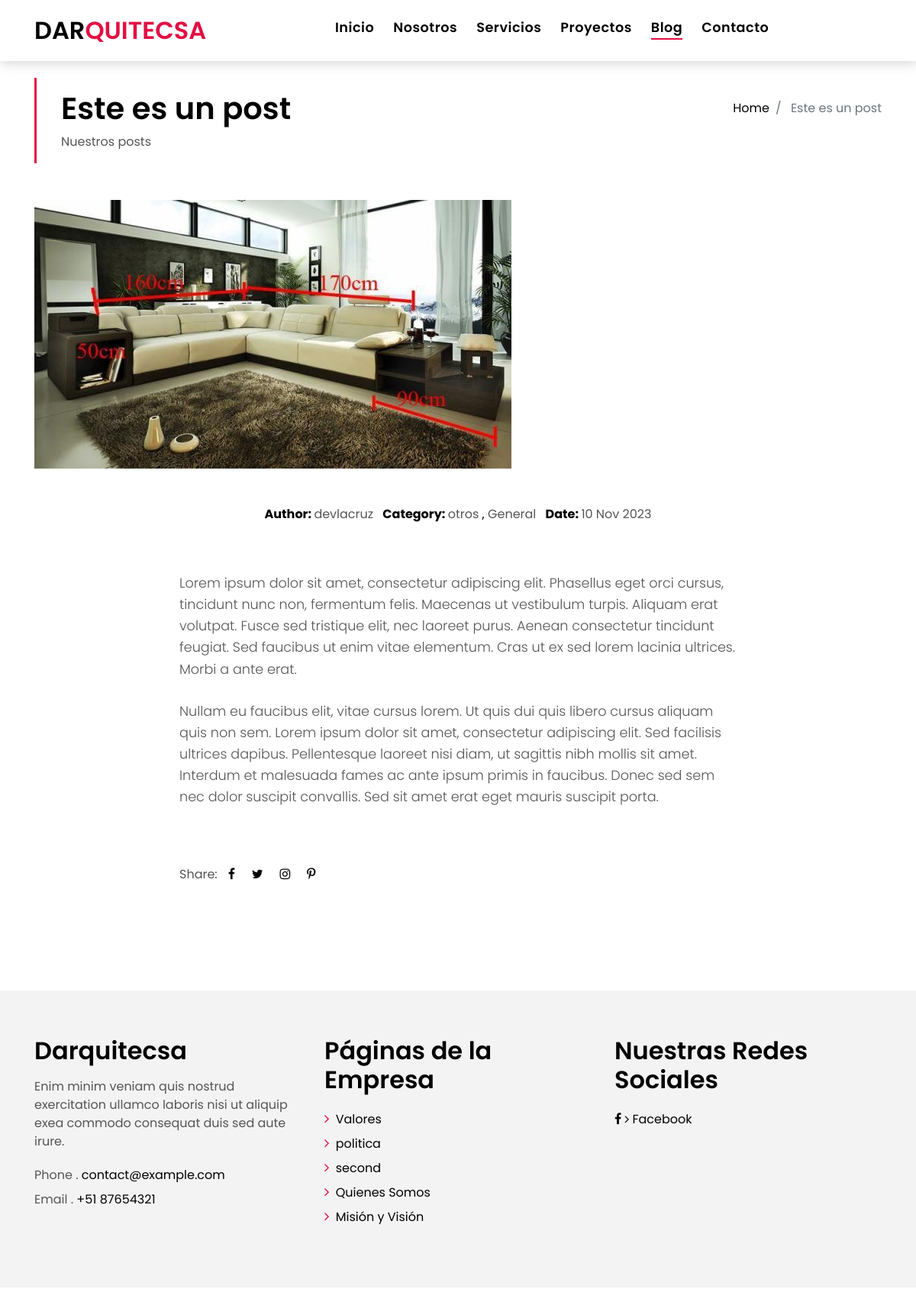
/blog/post/6/, run on the app's committed database.
### blog/models.py (models this page shows, shortened)
class Post(models.Model):
    title = models.CharField(max_length=200, verbose_name='Título')
    content = RichTextField(verbose_name='Contenido completo')
    published = models.DateTimeField(verbose_name='Fecha de Publicación', default=now)
    image = models.ImageField(verbose_name='Imagen', upload_to='Blog', null=True, blank=True)
    author = models.ForeignKey(User, verbose_name='Autor', on_delete=models.PROTECT)
    categories = models.ManyToManyField(Category, verbose_name='Categorías', related_name='get_posts')
    created = models.DateTimeField(auto_now_add=True, verbose_name='Fecha de Creación')
    updated = models.DateTimeField(auto_now=True, verbose_name='Fecha de Edición')
    class Meta:
        verbose_name = 'Entrada'
        verbose_name_plural = 'Entradas'
        ordering = ['-created']

class Category(models.Model):
    name = models.CharField(max_length=100, verbose_name='Nombre')
    created = models.DateTimeField(auto_now_add=True, verbose_name='Fecha de Creación')
    updated = models.DateTimeField(auto_now=True, verbose_name='Fecha de Edición')
    class Meta:
        verbose_name = 'Categoría'
        verbose_name_plural = 'Categorías'
        ordering = ['-created']

### pages/models.py (models this page shows, shortened)
class Page(models.Model):
    title=models.CharField(verbose_name='Título', max_length=200)
    content=RichTextField(verbose_name='Contenido')
    order=models.SmallIntegerField(verbose_name='Orden', default=0)
    created=models.DateTimeField(auto_now_add=True, verbose_name='Fecha de Creación')
    updated=models.DateTimeField(auto_now=True, verbose_name='Fecha de Edición')
    class Meta:
        verbose_name='página'
        verbose_name_plural='páginas'
        ordering=['order','title']

### blog/views.py (the view)
# urls.py: path('post/<int:post_id>/', views.blog_single_view, name='blog_single'),
def blog_single_view(request, post_id):
    post = Post.objects.get(pk=post_id)
    return render(request, 'blog/blog_single.html', {'post': post})

### pages/templatetags/pages_extras.py (called while the page is built)
@register.simple_tag
def get_page_list():
    pages= Page.objects.all()
    return pages

### social/processors.py (called while the page is built)
def ctx_dict(request):
    ctx={}
    links=Link.objects.all()
    for link in links:
        ctx[link.key]=link.url
    return ctx

### blog/templates/blog/blog_single.html (shortened to what this page needs)
{% extends 'core/base.html' %}
{% load static %}
{% block content %}
<section class="intro-single" style="margin-top: -90px;">
  <div class="container">
    <div class="row">
      <div class="col-md-12 col-lg-8">
        <div class="title-single-box">
          <h1 class="title-single">{{ post.title }}</h1>
          <span class="color-text-a">Nuestros posts</span>
        </div>
      </div>
      <div class="col-md-12 col-lg-4">
        <nav aria-label="breadcrumb" class="breadcrumb-box d-flex justify-content-lg-end">
          <ol class="breadcrumb">
            <li class="breadcrumb-item">
              <a href="{% url 'home' %}">Home</a>
            </li>
            <li class="breadcrumb-item active" aria-current="page">
              {{ post.title }}
            </li>
          </ol>
        </nav>
      </div>
    </div>
  </div>
</section>
<section class="news-single nav-arrow-b">
  <div class="container">
    <div class="row">
      <div class="col-sm-12">
        <div class="news-img-box">
          <img src="{{ post.image.url }}" alt="" class="img-fluid">
        </div>
      </div>
      <div class="col-md-10 offset-md-1 col-lg-8 offset-lg-2">
        <div class="post-information">
          <ul class="list-inline text-center color-a">
            <li class="list-inline-item mr-2">
              <strong>Author: </strong>
              <span class="color-text-a">{{ post.author }}</span>
            </li>
            <li class="list-inline-item mr-2">
              <strong>Category: </strong>
              {% for category in post.categories.all %}
              <span class="color-text-a">{{ category.name }}</span>
              {% if not forloop.last %}, {% endif %}
              {% endfor %}
            </li>
            <li class="list-inline-item">
              <strong>Date: </strong>
              <span class="color-text-a">{{ post.published|date:"j M Y" }}</span>
            </li>
          </ul>
        </div>
        <div class="post-content color-text-a">
          {{ post.content|safe }}
        </div>
        <div class="post-footer">
          <div class="post-share">
            <span>Share: </span>
            <ul class="list-inline socials">
              <li class="list-inline-item">
                <a href="#">
                  <i class="fa fa-facebook" aria-hidden="true"></i>
                </a>
              </li>
              <li class="list-inline-item">
                <a href="#">
                  <i class="fa fa-twitter" aria-hidden="true"></i>
                </a>
              </li>
              <li class="list-inline-item">
                <a href="#">
                  <i class="fa fa-instagram" aria-hidden="true"></i>
                </a>
              </li>
              <li class="list-inline-item">
                <a href="#">
                  <i class="fa fa-pinterest-p" aria-hidden="true"></i>
                </a>
              </li>
            </ul>
          </div>
        </div>
      </div>
    </div>
  </div>
</section>
  {% endblock %}

### core/templates/core/base.html (shortened to what this page needs)
<!DOCTYPE html>
<html lang="en">
<head>
  {% load static %}
  <link href="{% static 'core/lib/bootstrap/css/bootstrap.min.css' %}" rel="stylesheet">
  <link href="{% static 'core/lib/font-awesome/css/font-awesome.min.css' %}" rel="stylesheet">
  <link href="{% static 'core/lib/animate/animate.min.css' %}" rel="stylesheet">
  <link href="{% static 'core/lib/ionicons/css/ionicons.min.css' %}" rel="stylesheet">
  <link href="{% static 'core/lib/owlcarousel/assets/owl.carousel.min.css' %}" rel="stylesheet">
  <link href="{% static 'core/css/services.css' %}" rel="stylesheet">
  <link href="{% static 'core/css/style.css' %}" rel="stylesheet">
  <link href="{% static 'core/css/banner.css' %}" rel="stylesheet">
</head>
<body class="home-page">
  <nav class="navbar navbar-default navbar-trans navbar-expand-lg fixed-top">
    <div class="container">
      <a class="navbar-brand text-brand" href="{% url 'home' %}">DAR<span class="color-b">QUITECSA</span></a>
      <div class="navbar-collapse collapse justify-content-center" id="navbarDefault">
        <ul class="navbar-nav">
          <li class="nav-item">
            <a class="nav-link {% if request.path == '/' %}active{% endif %}" href="{% url 'home' %}">Inicio</a>
          </li>
          <li class="nav-item">
            <a class="nav-link {% if request.path == '/about/' %}active{% endif %}" href="{% url 'about' %}">Nosotros</a>
          </li>
          <li class="nav-item">
            <a class="nav-link {% if request.path == '/services/' %}active{% endif %}" href="{% url 'services' %}">Servicios</a>
          </li>
          <li class="nav-item">
            <a class="nav-link {% if request.path == '/projects/' %}active{% endif %}" href="{% url 'projects' %}">Proyectos</a>
          </li>
          <li class="nav-item">
            <a class="nav-link {% if request.path|slice:":6" == '/blog/' %}active{% endif %}" href="{% url 'blog' %}">Blog</a>
          </li>
          <li class="nav-item">
            <a class="nav-link {% if request.path == '/contact/' %}active{% endif %}" href="{% url 'contact' %}">Contacto</a>
          </li>
        </ul>
      </div>
    </div>
  </nav>
{% block content %}{% endblock %}
  <section class="section-footer">
    <div class="container">
      <div class="row">
        <div class="col-sm-12 col-md-4">
          <div class="widget-a">
            <div class="w-header-a">
              <h3 class="w-title-a text-brand">Darquitecsa</h3>
            </div>
            <div class="w-body-a">
              <p class="w-text-a color-text-a">
                Enim minim veniam quis nostrud exercitation ullamco laboris nisi ut aliquip exea commodo consequat duis
                sed aute irure.
              </p>
            </div>
            <div class="w-footer-a">
              <ul class="list-unstyled">
                <li class="color-a">
                  <span class="color-text-a">Phone .</span> contact@example.com</li>
                <li class="color-a">
                  <span class="color-text-a">Email .</span> +51 87654321</li>
              </ul>
            </div>
          </div>
        </div>
        <div class="col-sm-12 col-md-4 section-md-t3">
          <div class="widget-a">
            <div class="w-header-a">
              <h3 class="w-title-a text-brand">Páginas de la Empresa</h3>
            </div>
            <div class="w-body-a">
              <div class="w-body-a">
                <ul class="list-unstyled">
                  <li class="item-list-a">
                    {% load pages_extras %}
                    {% get_page_list as page_list%}
                    {% for page in page_list%}
                    <i class="fa fa-angle-right"></i> <a href="{% url 'page' page.id page.title|slugify %}">{{page.title}}</a>{% if not forloop.last %}<br/>{% endif %}
                    {% endfor %}
                  </li>
                </ul>
              </div>
            </div>
          </div>
        </div>
        <div class="col-sm-12 col-md-4 section-md-t3">
          <div class="widget-a">
            <div class="w-header-a">
              <h3 class="w-title-a text-brand">Nuestras Redes Sociales</h3>
            </div>
            <div class="w-body-a">
              <ul class="list-unstyled">
                {% if LINK_FACEBOOK %}
                <li class="list-inline-item">
                  <a href="{{LINK_FACEBOOK}}">
                    <i class="fa fa-facebook" aria-hidden="true"></i>
                    <i class="fa fa-angle-right"></i> <a href="#">Facebook</a>
                  </a>
                </li>
              {% endif %}
              </ul>
            </div>
          </div>
        </div>
      </div>
    </div>
  </section>
  <footer>
  </footer>
</body>
</html>

### core/static/core/css/services.css (style rules this page uses)
.d-flex { display:-webkit-box!important;display:-ms-flexbox!important;display:flex!important }

### core/static/core/css/style.css (style rules this page uses)
body { font-family: 'Poppins', sans-serif; color: #555555; }
h1, h2, h3, h4, h5, h6 { color: #000000; }
a { color: #000000; transition: all .5s ease; }
.text-brand { color: #000000; font-size: 2rem; font-weight: 600; }
.color-a { color: #000000; }
.color-b { color: #E20F43; }
.color-text-a { color: #555555; }
.navbar-default { transition: all .5s ease-in-out; background-color: #ffffff; padding-top: 11px; padding-bottom: 11px; -webkit-backface-visibility: hidden; backface-visibility: hidden; box-shadow: 1px 2px 15px rgba(100, 100, 100, 0.3); }
.navbar-default.navbar-trans, .navbar-default.navbar-reduce { -webkit-backface-visibility: hidden; backface-visibility: hidden; }
.navbar-default.navbar-trans .nav-item, .navbar-default.navbar-reduce .nav-item { position: relative; padding-right: 10px; padding-bottom: 8px; margin-left: 0; }
.navbar-default.navbar-trans .nav-link, .navbar-default.navbar-reduce .nav-link { font-size: 1.1rem; color: #000000; font-weight: 600; letter-spacing: 0.030em; transition: all 0.1s ease-in-out; position: relative; padding-left: 0; padding-right: 0; }
.navbar-default.navbar-trans .nav-link:before, .navbar-default.navbar-reduce .nav-link:before { content: ''; position: absolute; bottom: 5px; left: 0; width: 100%; height: 2px; z-index: 0; background-color: #E20F43; -webkit-transform: scaleX(0); transform: scaleX(0); -webkit-transform-origin: right; transform-origin: right; transition: opacity .2s ease-out 0.3s, -webkit-transform .2s ease-out; transition: transform .2s ease-out, opacity .2s ease-out 0.3s; transition: transform .2s ease-out, opacity .2s ease-out 0.3s, -webkit-transform .2s ease-out; }
.navbar-default.navbar-trans .show>.nav-link:before, .navbar-default.navbar-trans .active>.nav-link:before, .navbar-default.navbar-trans .nav-link.show:before, .navbar-default.navbar-trans .nav-link.active:before, .navbar-default.navbar-reduce .show>.nav-link:before, .navbar-default.navbar-reduce .active>.nav-link:before, .navbar-default.navbar-reduce .nav-link.show:before, .navbar-default.navbar-reduce .nav-link.active:before { -webkit-transform: scaleX(1); transform: scaleX(1); }
.navbar-default.navbar-trans .nav-link:before { background-color: #E20F43; }
.navbar-default.navbar-trans .show>.nav-link, .navbar-default.navbar-trans .active>.nav-link, .navbar-default.navbar-trans .nav-link.show, .navbar-default.navbar-trans .nav-link.active { color: #000000; }
.intro-single { padding: 12rem 0 3rem; }
.intro-single .title-single-box { padding: 1rem 0 1rem 2rem; }
.intro-single .title-single-box { border-left: 3px solid #E20F43; }
.intro-single .title-single-box .title-single { font-weight: 600; font-size: 2.2rem; }
.intro-single .breadcrumb-box { padding: 1rem 0 0 .5rem; }
.intro-single .breadcrumb { background-color: transparent; padding-right: 0; padding-left: 0; }
.post-information { padding: 3rem 0; }
.post-content { font-size: 1.1rem; font-weight: 300; line-height: 1.6; }
.post-content p { margin-bottom: 1.7rem; }
.post-footer { padding: 3rem 0 4rem; }
.post-share .socials { display: inline-block; }
.post-share .socials li { margin-left: .6rem; }
.section-footer { padding-top: 60px; margin-top: 60px; background: #f3f3f3; }
.section-footer ul { line-height: 2; }
.section-footer .item-list-a i { font-size: 18px; padding-right: 4px; color: #E20F43; }
.section-footer .widget-a .w-title-a { margin-bottom: 1rem; }
footer { background: #f3f3f3; text-align: center; padding: 30px 0; }
@media (min-width: 768px) { .navbar-default.navbar-trans .nav-item, .navbar-default.navbar-reduce .nav-item { margin-left: 15px; } }
@media (min-width: 768px) { .intro-single .title-single-box .title-single { font-size: 2.1rem; } }
@media (min-width: 992px) { .intro-single .title-single-box .title-single { font-size: 2.5rem; } }

### data on the page
Post: title "Este es un post", image (picture), author "devlacruz", published "10 Nov 2023", content "Lorem ipsum dolor sit amet, consectetur adipiscing elit. Phasellus eget orci cursus, tincidunt nunc non, fermentum felis. Maecenas ut vestibulum turpis. Aliquam erat volutpat. Fusce sed tristique elit, nec laoreet purus. Aenean consectetur tincidunt feugiat. Sed faucibus ut enim vitae elementum. Cras ut ex sed lorem lacinia ultrices. Morbi a ante erat. Nullam eu faucibus elit, vitae cursus lorem. Ut quis dui quis libero cursus aliquam quis non sem. Lorem ipsum dolor sit amet, consectetur adipiscing elit. Sed facilisis ultrices dapibus. Pellentesque laoreet nisi diam, ut sagittis nibh mollis sit amet. Interdum et malesuada fames ac ante ipsum primis in faucibus. Donec sed sem nec dolor…"
Category: name "otros"
Category: name "General"
Page: title "Valores"
Page: title "politica"
Page: title "second"
Page: title "Quienes Somos"
Page: title "Misión y Visión"
